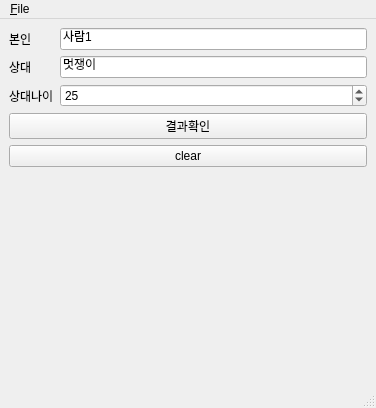
<?xml version="1.0" encoding="UTF-8"?>
<ui version="4.0">
 <class>MainWindow</class>
 <widget class="QMainWindow" name="MainWindow">
  <property name="geometry">
   <rect>
    <x>0</x>
    <y>0</y>
    <width>376</width>
    <height>408</height>
   </rect>
  </property>
  <property name="windowTitle">
   <string>MainWindow</string>
  </property>
  <widget class="QWidget" name="centralwidget">
   <layout class="QVBoxLayout" name="verticalLayout">
    <item>
     <layout class="QFormLayout" name="formLayout">
      <item row="0" column="0">
       <widget class="QLabel" name="Label">
        <property name="text">
         <string>본인</string>
        </property>
       </widget>
      </item>
      <item row="0" column="1">
       <widget class="QLineEdit" name="me">
        <property name="text">
         <string>사람1</string>
        </property>
       </widget>
      </item>
      <item row="1" column="0">
       <widget class="QLabel" name="Label_2">
        <property name="text">
         <string>상대</string>
        </property>
       </widget>
      </item>
      <item row="1" column="1">
       <widget class="QLineEdit" name="you">
        <property name="text">
         <string>멋쟁이</string>
        </property>
       </widget>
      </item>
      <item row="2" column="0">
       <widget class="QLabel" name="Label_3">
        <property name="text">
         <string>상대나이</string>
        </property>
       </widget>
      </item>
      <item row="2" column="1">
       <widget class="QSpinBox" name="age">
        <property name="value">
         <number>25</number>
        </property>
       </widget>
      </item>
      <item row="4" column="0" colspan="2">
       <widget class="QPushButton" name="pushButton_2">
        <property name="text">
         <string>clear</string>
        </property>
       </widget>
      </item>
      <item row="3" column="0" colspan="2">
       <widget class="QPushButton" name="pushButton">
        <property name="text">
         <string>결과확인</string>
        </property>
       </widget>
      </item>
     </layout>
    </item>
   </layout>
  </widget>
  <widget class="QMenuBar" name="menubar">
   <property name="geometry">
    <rect>
     <x>0</x>
     <y>0</y>
     <width>376</width>
     <height>28</height>
    </rect>
   </property>
   <widget class="QMenu" name="menu_File">
    <property name="title">
     <string>&amp;File</string>
    </property>
    <addaction name="action"/>
    <addaction name="action_2"/>
   </widget>
   <addaction name="menu_File"/>
  </widget>
  <widget class="QStatusBar" name="statusbar"/>
  <action name="action">
   <property name="text">
    <string>결과확인</string>
   </property>
  </action>
  <action name="action_2">
   <property name="text">
    <string>clear</string>
   </property>
  </action>
 </widget>
 <resources/>
 <connections>
  <connection>
   <sender>action</sender>
   <signal>triggered()</signal>
   <receiver>MainWindow</receiver>
   <slot>clear()</slot>
   <hints>
    <hint type="sourcelabel">
     <x>-1</x>
     <y>-1</y>
    </hint>
    <hint type="destinationlabel">
     <x>187</x>
     <y>203</y>
    </hint>
   </hints>
  </connection>
  <connection>
   <sender>action_2</sender>
   <signal>triggered()</signal>
   <receiver>MainWindow</receiver>
   <slot>check()</slot>
   <hints>
    <hint type="sourcelabel">
     <x>-1</x>
     <y>-1</y>
    </hint>
    <hint type="destinationlabel">
     <x>187</x>
     <y>203</y>
    </hint>
   </hints>
  </connection>
  <connection>
   <sender>pushButton</sender>
   <signal>clicked()</signal>
   <receiver>MainWindow</receiver>
   <slot>check()</slot>
   <hints>
    <hint type="sourcelabel">
     <x>30</x>
     <y>167</y>
    </hint>
    <hint type="destinationlabel">
     <x>3</x>
     <y>166</y>
    </hint>
   </hints>
  </connection>
  <connection>
   <sender>pushButton_2</sender>
   <signal>clicked()</signal>
   <receiver>MainWindow</receiver>
   <slot>clear()</slot>
   <hints>
    <hint type="sourcelabel">
     <x>10</x>
     <y>200</y>
    </hint>
    <hint type="destinationlabel">
     <x>3</x>
     <y>210</y>
    </hint>
   </hints>
  </connection>
 </connections>
 <slots>
  <slot>clear()</slot>
  <slot>check()</slot>
 </slots>
</ui>
